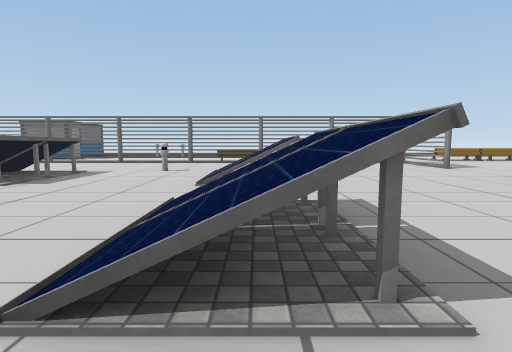
View 1 (above)

16 first-person views from a walk through a scene from a Unity 3-D project. The camera is 1.2 m above the floor, tilts 6° down and sees 80° across. The floor is counted in squares, 2 m on a side. Each view is taken from the middle of a square. On the plan, view 1 faces up. The plan holds only what a view shows up to about 9 squares ahead; the rest is blank. The place goes on beyond the plan. The player is left out. Some surface patterns are stand-ins.

View 2
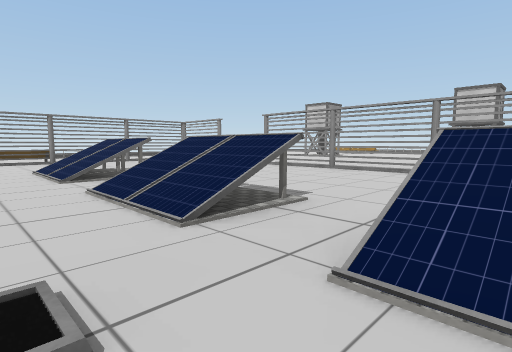

View 3
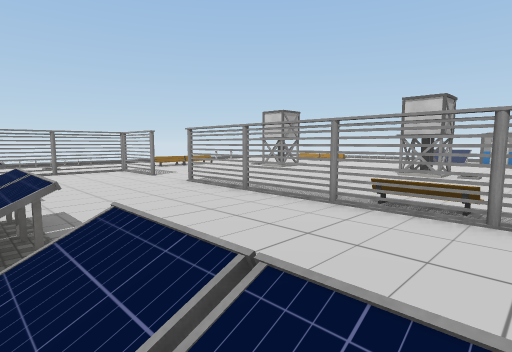

View 4
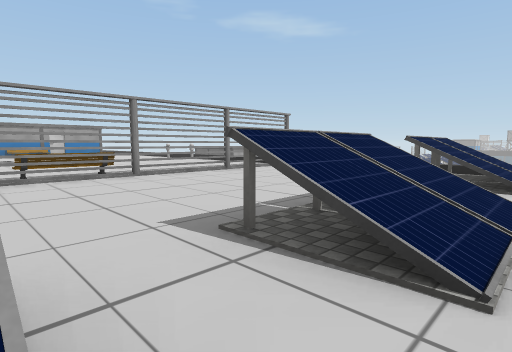

View 5
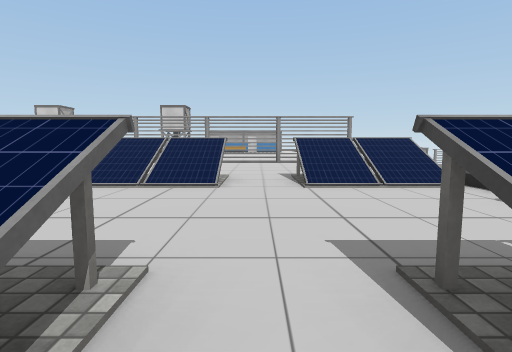

View 6
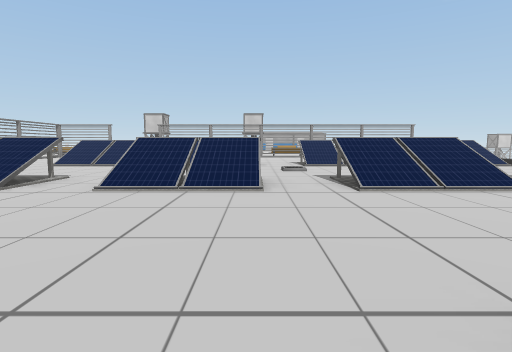

View 7
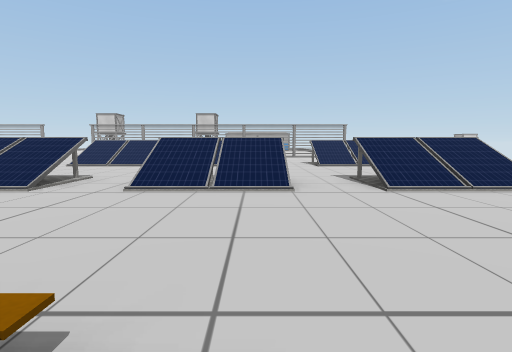

View 8
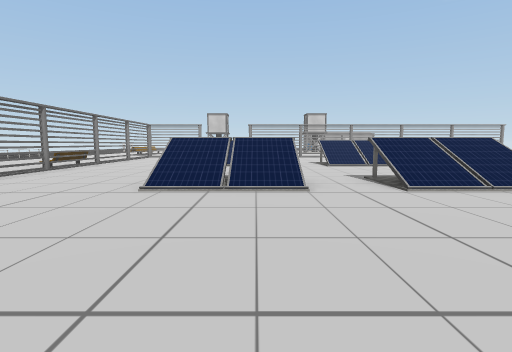

View 9
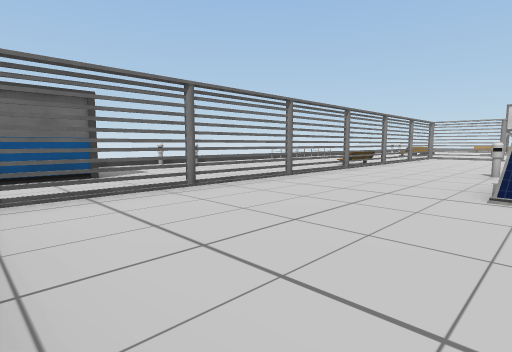

View 10
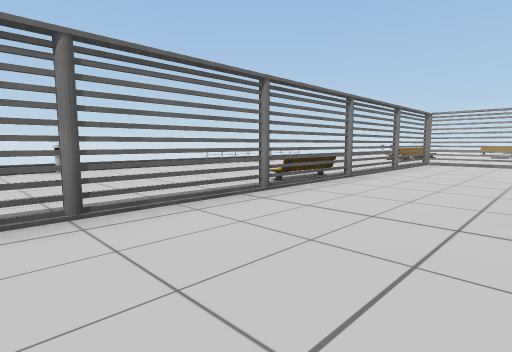

View 11
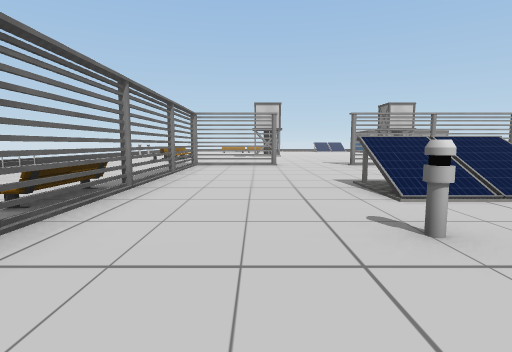

View 12
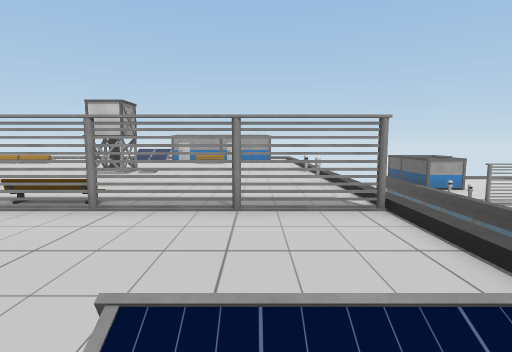

View 13
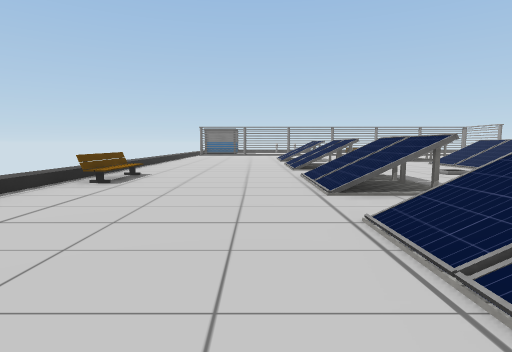

View 14
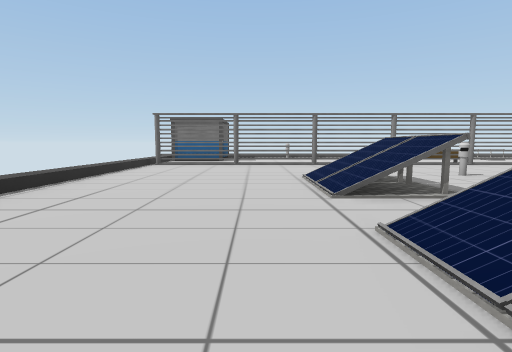

View 15
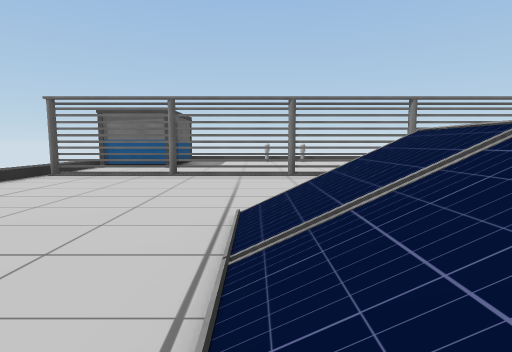

View 16
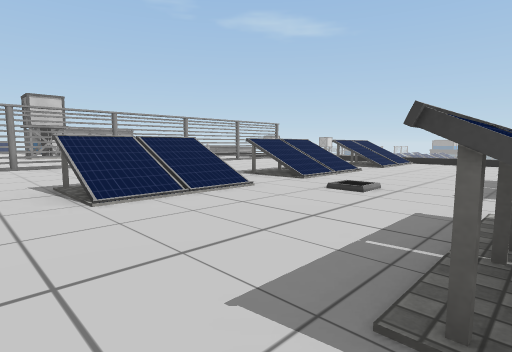

### Floor plan
Key: @ floor where view 1 was taken; # wall or solid block; x gap in a wall; . floor; / step, stairs or slope; = window, fence, low wall or low ledge; T thing the floor can be seen under or through; B bench; O other object.
Columns run from 9 left of view 1 to 11 right of it. Each row starts with its distance up from view 1.
 15     # #
 14    .......   OO
 13  #.........
 12 ##.........  ..
 11 ...............
 10 xTTTTTTT==#####
  9 /.............#..
  8 /.............#..
  7 /......#........
  6 /...//..//.....
  5 /...//..//....#
  4 /.............T.
  3 /.../#../  ...T..
  2 /.../ ../=#...T....
  1 /.../ ../=#...T....
  0 B........@....B......
 -1 B.../ ../=....T......
 -2 /...//..//....T....
 -3 /.............T....
 -4  ...//..//....T....
 -5   ../ ../=....T....
 -6    //x///x/////////

Positions as (right, up) in squares from view 1, and headings:
1: (0, 0), facing up
2: (-2, -1), facing up-right
3: (0, -2), facing up-right
4: (-1, 1), facing down-right
5: (-5, -3), facing right
6: (-9, 1), facing right
7: (-9, -2), facing right
8: (-9, 5), facing right
9: (-9, 6), facing up-right
10: (-5, 7), facing up-right
11: (-4, 8), facing right
12: (0, -4), facing right
13: (-6, -6), facing up
14: (-6, 1), facing up
15: (-5, 4), facing up
16: (-4, 4), facing down-right
